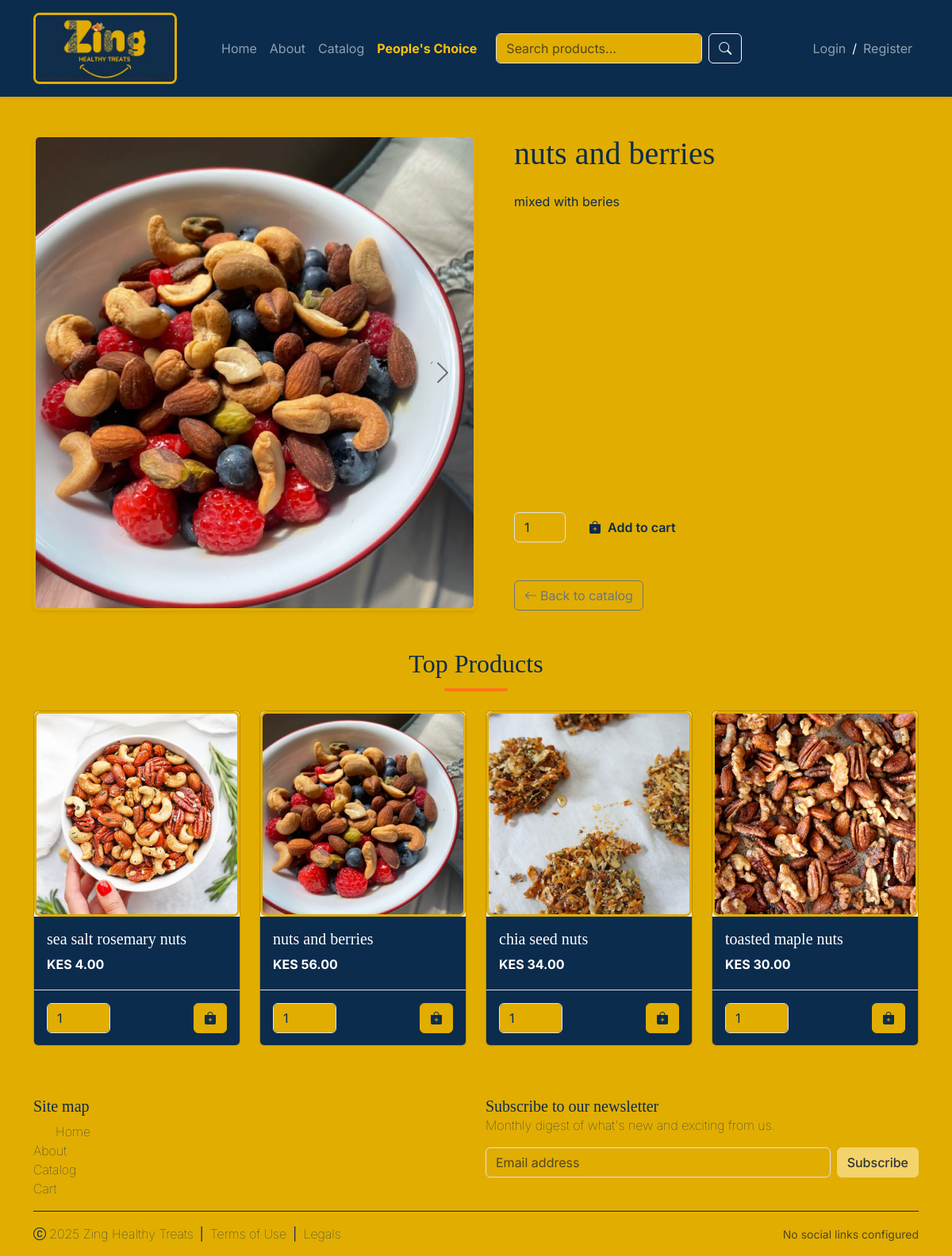
The app's page /product/4 with its own data.
### app/models.py (models this page shows)
class ProductImage(db.Model):
    id = db.Column(db.Integer, primary_key=True)
    product_id = db.Column(db.Integer, db.ForeignKey("product.id"), nullable=False)
    image_filename = db.Column(db.String(128), nullable=False)
    is_primary = db.Column(db.Boolean, default=False)

class Product(db.Model):
    id = db.Column(db.Integer, primary_key=True)
    date_added = db.Column(db.DateTime, nullable=False, default=datetime.utcnow)
    title = db.Column(db.String(100), nullable=False)
    description = db.Column(db.Text, nullable=False)
    image = db.Column(db.String(128), nullable=False, default="default_product.webp")
    price = db.Column(db.Float, nullable=False)
    quantity = db.Column(db.Integer, nullable=False, default=0)
    category_id = db.Column(db.Integer, db.ForeignKey("category.id"), nullable=True)
    is_peoples_choice = db.Column(db.Boolean, default=False)
    images = db.relationship("ProductImage", backref="product", lazy=True, cascade="all, delete-orphan")

### app/app.py (the view)
    @app.route("/product/<int:product_id>")
    def product_detail(product_id):
        product = Product.query.get_or_404(product_id)
        return render_template("shop/product_detail.html", product=product)

### templates/shop/product_detail.html (shortened to what this page needs)
{% extends "base.html" %}
{% block content %}
<section class="m-0 p-0 row align-items-stretch mb-5">
	<div class="m-0 p-0 mb-4 mb-lg-0 col-lg-6">
		{% if product.images %}
		<div id="productCarousel" class="carousel slide shadow-sm rounded overflow-hidden" data-bs-interval="false">
			<div class="carousel-inner">
				{% for img in product.images %}
				<div class="carousel-item {% if loop.first %}active{% endif %}">
					<img src="{{ url_for('static', filename='images/product_pictures/' + img.image_filename) }}"
						class="d-block w-100 object-fit-cover" style="max-height: 600px;" alt="{{ product.title }}">
				</div>
				{% endfor %}
			</div>
			<button class="carousel-control-prev" type="button" data-bs-target="#productCarousel" data-bs-slide="prev">
				<span class="carousel-control-prev-icon" aria-hidden="true" style="filter: invert(1);"></span>
			</button>
			<button class="carousel-control-next" type="button" data-bs-target="#productCarousel" data-bs-slide="next">
				<span class="carousel-control-next-icon" aria-hidden="true" style="filter: invert(1);"></span>
			</button>
		</div>
		{% else %}
		<img class="img-fluid rounded shadow-sm"
			src="{{ url_for('static', filename='images/product_pictures/' + product.image) }}"
			alt="{{ product.title }}">
		{% endif %}
	</div>
	<div class="ps-lg-5 col-lg-6 d-flex flex-column">
		<h1 class="mb-4">{{ product.title }}</h1>
		<p class="mb-4">{{ product.description }}</p>
		<small class="mb-2 mt-auto">
			<p class="mb-4 h4"><span class="text-primary">KES {{ "%.2f"|format(product.price) }}</span></p>
		</small>
		{% if product.quantity > 0 %}
		<form class="d-flex align-items-center gap-3" method="POST"
			action="{{ url_for('add_to_cart', product_id=product.id) }}">
			<div class="input-group" style="width: 65px;">
				<input class="form-control" type="number" name="quantity" value="1" min="1" aria-label="Quantity">
			</div>
			<button type="submit" class="btn btn-primary">
				<i class="me-2 bi bi-bag-plus-fill"></i>Add to cart
			</button>
		</form>
		{% endif %}
		<div class="mt-5">
			<a class="btn btn-outline-secondary" href="{{ url_for('catalog') }}">
				<i class="me-1 bi bi-arrow-left"></i>Back to catalog
			</a>
		</div>
	</div>
</section>
<section>
	<h2 class="section-title text-center mb-4">Top Products</h2>
	<div class="row g-4 justify-content-center">
		{% for product in top_products %}
		<div class="col-12 col-md-6 col-lg-3">
			{% include "shop/product_card.html" %}
		</div>
		{% endfor %}
	</div>
</section>
{% endblock %}

### templates/shop/product_card.html (shortened to what this page needs)
<div class="card">
    <a class="text-decoration-none text-light" href="{{ url_for('product_detail', product_id=product.id) }}">
        <div class="ratio ratio-1x1 bg-light rounded-top overflow-hidden">
            {% if product.images %}
            <div id="carousel-{{ product.id }}" class="carousel slide h-100 product-card-carousel"
                data-bs-interval="false">
                <div class="carousel-inner h-100">
                    {% for img in product.images %}
                    <div class="carousel-item {% if loop.first %}active{% endif %} h-100">
                        <img class="d-block w-100 h-100 object-fit-cover hover-zoom"
                            src="{{ url_for('static', filename='images/product_pictures/' + img.image_filename) }}"
                            alt="{{ product.title }}" loading="lazy">
                    </div>
                    {% endfor %}
                </div>
            </div>
            {% else %}
            <img class="card-img-top img-fluid rounded-top h-100 object-fit-cover hover-zoom"
                src="{{ url_for('static', filename='images/product_pictures/' + product.image) }}"
                alt="{{ product.title }}" loading="lazy">
            {% endif %}
        </div>
        <div class="card-body bg-zing-blue">
            <h5 class="card-title text-white">{{ product.title }}</h5>
            <p class="mb-1 card-text text-white fw-bold">KES {{ "%.2f"|format(product.price) }}</p>
        </div>
    </a>
    <div class="card-footer border-top d-flex align-items-center justify-content-center bg-zing-blue"
        style="height: 70px;">
        {% if product.quantity > 0 %}
        <form class="w-100 d-flex justify-content-between align-items-center" method="POST"
            action="{{ url_for('add_to_cart', product_id=product.id) }}">
            <input class="me-2 form-control" style="width: 80px;" type="number" name="quantity" value="1" min="1">
            <button class="btn btn-primary" type="submit">
                <i class="bi bi-bag-plus-fill"></i>
            </button>
        </form>
        {% endif %}
    </div>
</div>

### static/css/style.css (style rules this page uses)
*, *::before, *::after { box-sizing: border-box; margin: 0; padding: 0; scroll-behavior: smooth; }
body { font-family: 'Inter', sans-serif; }
h1, h2, h3, h4, h5, h6, .navbar-brand, .display-1, .display-2, .display-3, .display-4, .display-5, .display-6, .section-title { font-family: 'Instrument Serif', serif; }
* { -moz-user-select: none; -ms-user-select: none; -webkit-user-select: none; user-select: none; }
input, textarea, select { -moz-user-select: text; -ms-user-select: text; -webkit-user-select: text; user-select: text; }
.section-title { padding-bottom: 1rem; position: relative; }
.section-title::after { width: 5rem; height: 0.25rem; position: absolute; left: 50%; bottom: 0; transform: translateX(-50%); content: ""; border-radius: 0.125rem; background-color: #800020; }
:root { --bs-primary: #E1AD01; --bs-primary-rgb: 225, 173, 1; --bs-primary-bg-subtle: #FFF8E1; --bs-primary-border-subtle: #FFE082; --bs-primary-text-emphasis: #0B2C4D; --bs-dark: #0B2C4D; --bs-dark-rgb: 11, 44, 77; --bs-success: #F3D36B; --bs-success-rgb: 243, 211, 107; --bs-success-bg-subtle: #FAF7F2; --bs-success-border-subtle: #F3D36B; --bs-success-text-emphasis: #333333; --bs-body-bg: #E1AD01; --bs-body-color: #0B2C4D; }
.btn-primary { --bs-btn-color: #0B2C4D; --bs-btn-bg: #E1AD01; --bs-btn-border-color: #E1AD01; --bs-btn-hover-color: #0B2C4D; --bs-btn-hover-bg: #CCA000; --bs-btn-hover-border-color: #B58E00; --bs-btn-focus-shadow-rgb: 225, 173, 1; --bs-btn-active-color: #0B2C4D; --bs-btn-active-bg: #B58E00; --bs-btn-active-border-color: #A37F00; --bs-btn-disabled-color: #0B2C4D; --bs-btn-disabled-bg: #E1AD01; --bs-btn-disabled-border-color: #E1AD01; font-weight: 600; }
.text-primary { color: #E1AD01 !important; }
.bg-zing-blue { background-color: #0B2C4D !important; color: #FAF7F2; }
body { background-color: var(--bs-body-bg); color: var(--bs-body-color); }
.hover-zoom { transition: transform 0.5s ease; }
.overflow-hidden { overflow: hidden; }
.btn { transition: all 0.3s cubic-bezier(0.25, 0.8, 0.25, 1); }
img { border: 3px solid #E1AD01; border-radius: 8px; }
.theme-halloween .section-title::after { background-color: #FF7518; }
.theme-halloween { border-color: #FF7518 !important; }

### records on screen
ProductImage: image_filename (picture)
Product: title "nuts and berries", description "mixed with beries", price "56.00"
Product: title "sea salt rosemary nuts", price "4.00"
ProductImage: image_filename (picture)
Product: title "chia seed nuts", price "34.00"
ProductImage: image_filename (picture)
Product: title "toasted maple nuts", price "30.00"
ProductImage: image_filename (picture)
